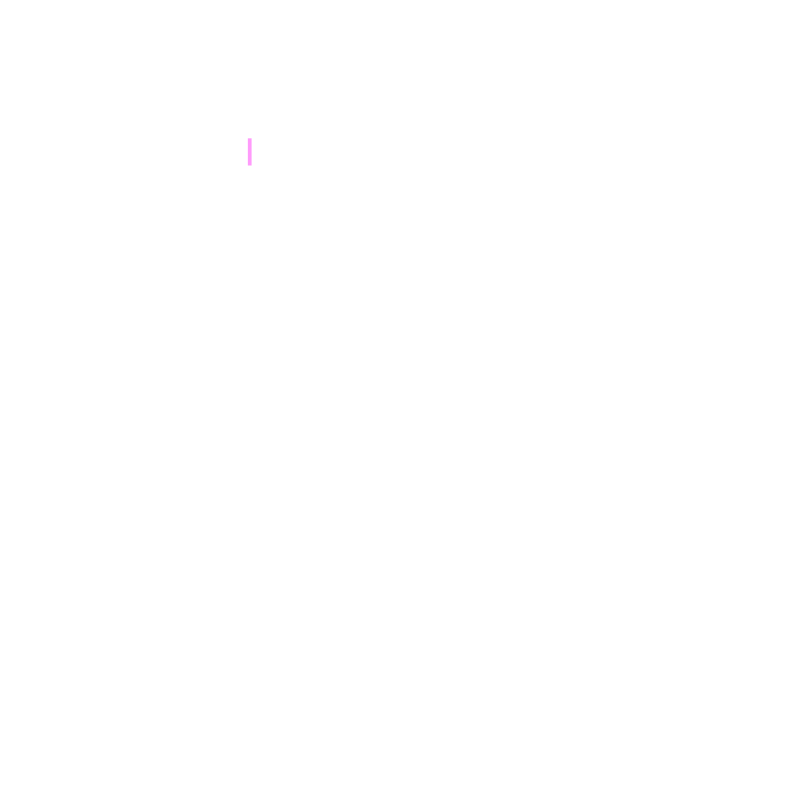
Frame 1 (no input)
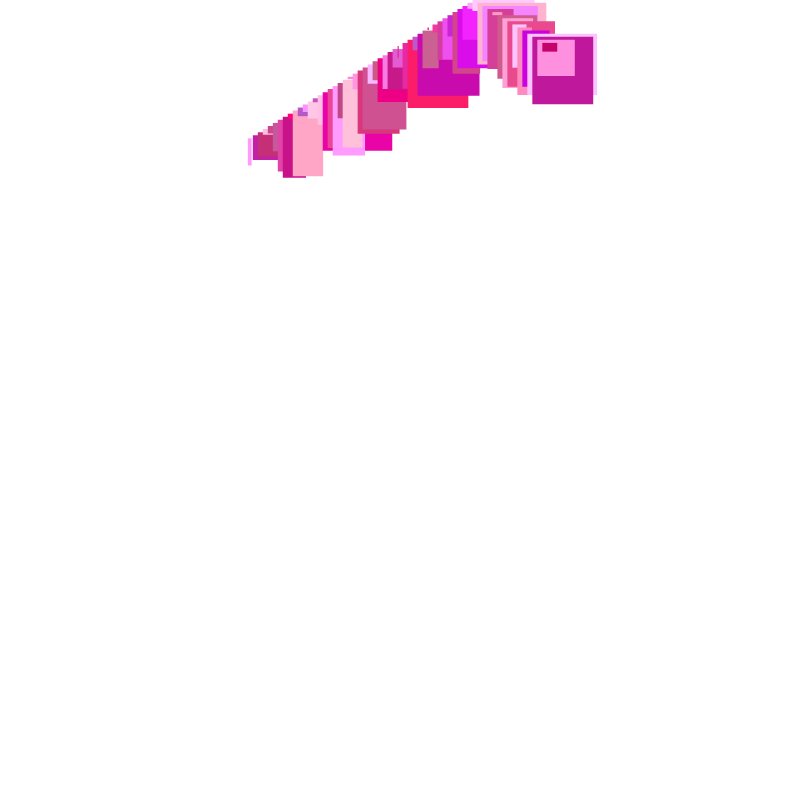
Frame 60 (no input)
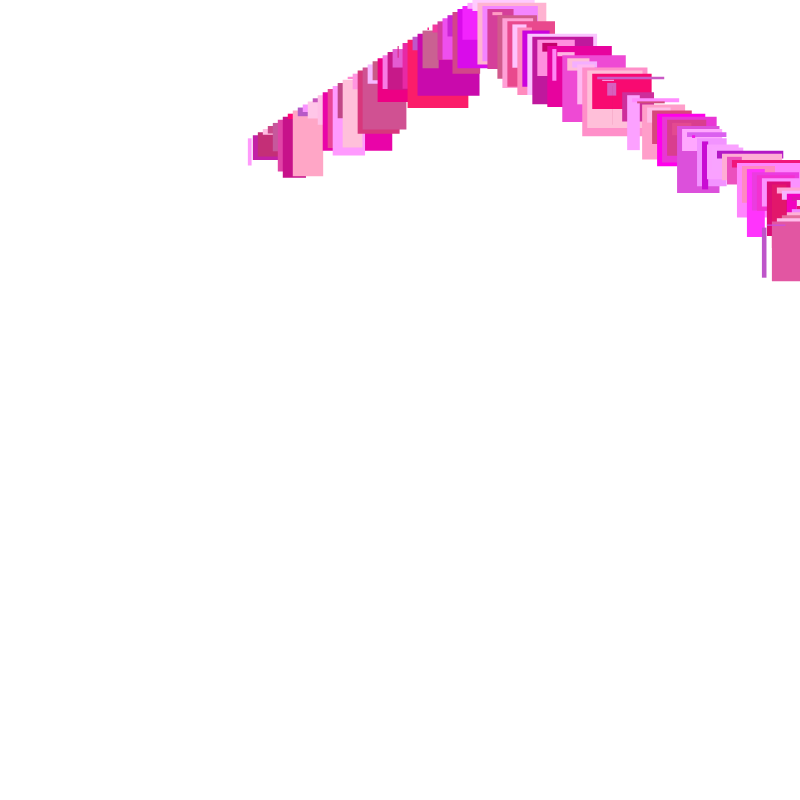
Frame 120 (the mouse pressed at the canvas centre since frame 60)

The p5.js sketch that drew these frames (run headless with seeded random() and noise() and a simulated clock; from frame 60 on, the mouse is pressed at the canvas centre):

// p5.js sketch
// ── sketch.js
var x=0;
var y=0;
var xx=0;
var yy=0;
var c=0;
var s=0;
var ss=0;
var b=0;

function setup() {
  createCanvas(800, 800);
  colorMode(HSB);
  x=random(100,300);
  y=random(100,300);
  xx= random(-10,10);
  yy= random(-10,10);
  c= random(0,360);
  ss= random(1,5);
  if(ss<2){
    background(0,100,0);
  }
}

function draw() {
  x=x+xx;
  y=y+yy;
  if(ss<2){
    s= random(10,20);
    b= random(50,100);
  }
  else{
    s= random(20,100);
    b= random(75,100);
    if(s<50){
      b=100
    }
  }
  noStroke();
  fill(random(c,c+50),s,b);
  rect(x,y,random(-70,70),random(-70,70));
  if(x>800){
    xx=xx*-1
  }
  if(x<0){
    xx=xx*-1
  }
  if(y>800){
    yy=yy*-1
  }
  if(y<0){
    yy=yy*-1
  }
}
// ── Loop.js
function draw() {
  x=x+xx;
  y=y+yy;
  if(ss<2){
    s= random(10,20);
    b= random(50,100);
  }
  else{
    s= random(20,100);
    b= random(75,100);
    if(s<50){
      b=100
    }
  }
  noStroke();
  fill(random(c,c+50),s,b);
  rect(x,y,random(-70,70),random(-70,70));
  if(x>800){
    xx=xx*-1
  }
  if(x<0){
    xx=xx*-1
  }
  if(y>800){
    yy=yy*-1
  }
  if(y<0){
    yy=yy*-1
  }
}

// ── setup.js
function setup() {
  createCanvas(800, 800);
  colorMode(HSB);
  x=random(100,300);
  y=random(100,300);
  xx= random(-10,10);
  yy= random(-10,10);
  c= random(0,360);
  ss= random(1,5);
  if(ss<2){
    background(0,100,0);
  }
}

// ── variables.js
var x=0;
var y=0;
var xx=0;
var yy=0;
var c=0;
var s=0;
var ss=0;
var b=0;
